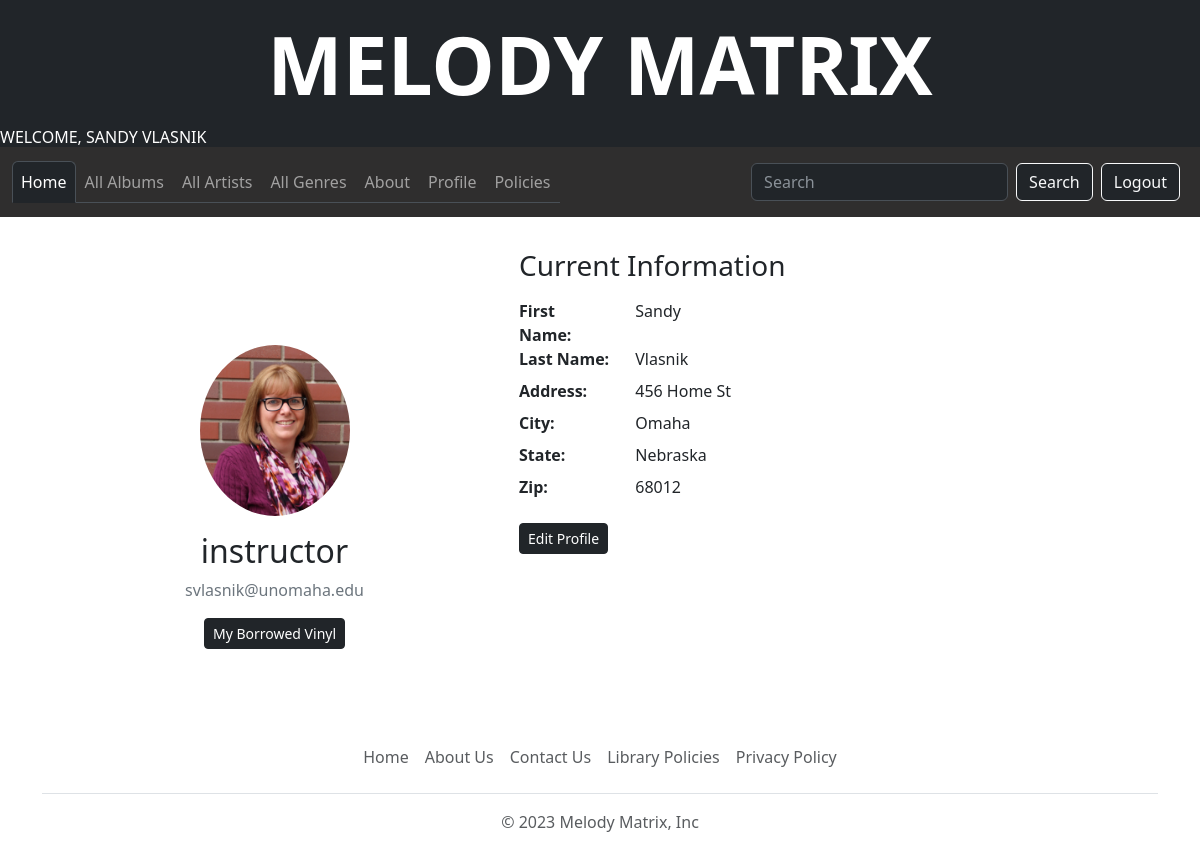
/view_profile/ (signed in), run on the app's committed database.
### MelodyMatrix/models.py (models this page shows, shortened)
class UserProfile(models.Model):
    user = models.OneToOneField(User, on_delete=models.CASCADE, unique=True)
    image = models.ImageField(default='default.png', upload_to='profile_pics')
    first_name = models.CharField(max_length=250, null=True)
    last_name = models.CharField(max_length=250, null=True)
    address = models.CharField(max_length=400, null=True)
    city = models.CharField(max_length=200, null=True)
    state = models.CharField(max_length=100, null=True)
    zip = models.IntegerField(null=True)

### MelodyMatrix/views.py (the view)
# urls.py: path('view_profile/', view_profile, name='view_profile'),
def view_profile(request):
    user_profile = UserProfile.objects.get(user=request.user)
    context = {'user_profile': user_profile}
    return render(request, 'view_profile.html', context)

### MelodyMatrix/templates/view_profile.html
{% extends "MelodyMatrix/base.html" %}
{% load crispy_forms_tags static %}
{% block content %}
    <div class="content-section">
        <div class="media">
            <div class="container rounded bg-white mt-2 mb-2">
                <div class="row">
                    <div class="col-md-5 border-right">
                        <div class="d-flex flex-column align-items-center p-3 py-5">
                            {% if user_profile.image %}
                                <img class="rounded-circle mt-5 mb-3" width="150px" src="{{ user_profile.image.url }}">
                            {% else %}
                                <img class="rounded-circle mt-5 mb-3" width="150px" src="{% static 'path/to/default/image.jpg' %}">
                            {% endif %}
                            <h2 class="account-heading">{{ user_profile.user.username }}</h2>
                            <p class="text-secondary">{{ user_profile.user.email }}</p>
                            <a href="{% url 'my_vinyl' %}" class="btn btn-dark btn-sm">My Borrowed Vinyl</a>
                        </div>
                    </div>
                    <div class="col-md-5 border-right">
                        <h3>Current Information</h3>
                        <dl class="row mt-3">
                            <dt class="col-sm-3">First Name:</dt>
                            <dd class="col-sm-9">{{ user_profile.first_name }}</dd>
                            <dt class="col-sm-3">Last Name:</dt>
                            <dd class="col-sm-9">{{ user_profile.last_name }}</dd>
                            <dt class="col-sm-3">Address:</dt>
                            <dd class="col-sm-9">{{ user_profile.address }}</dd>
                            <dt class="col-sm-3">City:</dt>
                            <dd class="col-sm-9">{{ user_profile.city }}</dd>
                            <dt class="col-sm-3">State:</dt>
                            <dd class="col-sm-9">{{ user_profile.state }}</dd>
                            <dt class="col-sm-3">Zip:</dt>
                            <dd class="col-sm-9">{{ user_profile.zip }}</dd>
                        </dl>
                        <div class="text-start mt-3">
                            <a href="{% url 'profile' %}" class="btn btn-dark btn-sm">Edit Profile</a>
                        </div>
                    </div>
                </div>
            </div>
        </div>
    </div>
{% endblock content %}

### MelodyMatrix/templates/MelodyMatrix/base.html (shortened to what this page needs)
{% load static %}
<!DOCTYPE html>
<html lang="en">
<head>
    <link href="https://cdn.jsdelivr.net/npm/bootstrap@5.3.0-alpha1/dist/css/bootstrap.min.css" rel="stylesheet"
>
</head>
<body>
<h1 class="display-1 text-center text-uppercase fw-bold text-bg-dark p-3" style="margin-bottom: 0;">
    <a href="{% url 'index' %}" style="text-decoration: none; color: inherit;">Melody Matrix</a>
</h1>
<h6 class="text-right text-uppercase p-0 text-bg-dark" style="margin-bottom: 0;" >
    {% if user.is_authenticated %}
        Welcome, {{ user.first_name }} {{ user.last_name }}
    {% endif %}
</h6>
<nav class="navbar navbar-expand-lg" data-bs-theme="dark" style="background-color: #2F2E2E;margin-bottom: 0;">
    <div class="container-fluid">
        <div class="collapse navbar-collapse" id="navbarSupportedContent">
            <ul class="navbar-nav me-auto nav-tabs mb-2 mb-lg-0">
                <li class="nav-item">
                    <a class="nav-link active" href="{% url 'index' %}">Home</a>
                </li>
                <li class="nav-item">
                    <a class="nav-link" href="{% url 'album_list' %}">All Albums</a>
                </li>
                <li class="nav-item">
                    <a class="nav-link" href="{% url 'artist_list' %}">All Artists</a>
                </li>
                <li class="nav-item">
                    <a class="nav-link" href="{% url 'all_genres' %}">All Genres</a>
                </li>
                <li class="nav-item">
                    <a class="nav-link" href="#">About</a>
                </li>
                {% if user.is_authenticated %}
                    <li><a class="nav-link" href="{% url 'view_profile' %}">Profile</a></li>
                {% endif %}
                <li class="nav-item">
                    <a class="nav-link" href="#">Policies</a>
                </li>
            </ul>
            <form class="d-flex" action="{% url 'search' %}" method="get">
                <input class="form-control me-2" type="search" placeholder="Search" aria-label="Search" name="query">
                <button class="btn btn-dark btn-outline-light" type="submit">Search</button>
            </form>
            <ul class="nav navbar-nav ml-auto">
                {% if user.is_authenticated %}
                    <li><a class="nav-link" href="{% url 'logout' %}">
                            <button class="btn btn-dark btn-outline-light" type="submit">Logout</button></a>
                    </li>
                {% endif %}
            </ul>
        </div>
    </div>
</nav>
<div class="container">
    <br/>
    {% block content %}
    {% endblock %}
</div>
<div class="container">
  <footer class="py-3 my-4">
    <ul class="nav justify-content-center border-bottom pb-3 mb-3">
      <li class="nav-item"><a class="nav-link px-2 text-body-secondary" href="{% url 'index' %}">Home</a></li>
      <li class="nav-item"><a href="#" class="nav-link px-2 text-body-secondary">About Us</a></li>
      <li class="nav-item"><a href="#" class="nav-link px-2 text-body-secondary">Contact Us</a></li>
      <li class="nav-item"><a href="#" class="nav-link px-2 text-body-secondary">Library Policies</a></li>
      <li class="nav-item"><a href="#" class="nav-link px-2 text-body-secondary">Privacy Policy</a></li>
    </ul>
    <p class="text-center text-body-secondary">&copy; 2023 Melody Matrix, Inc</p>
  </footer>
</div>
</body>
</html>

### data on the page
UserProfile: image (picture), user.username "instructor", user.email "svlasnik@unomaha.edu", first_name "Sandy", last_name "Vlasnik", address "456 Home St", city "Omaha", state "Nebraska", zip "68012"

### other printed values
{{ user.first_name }} "SANDY"
{{ user.last_name }} "VLASNIK"
